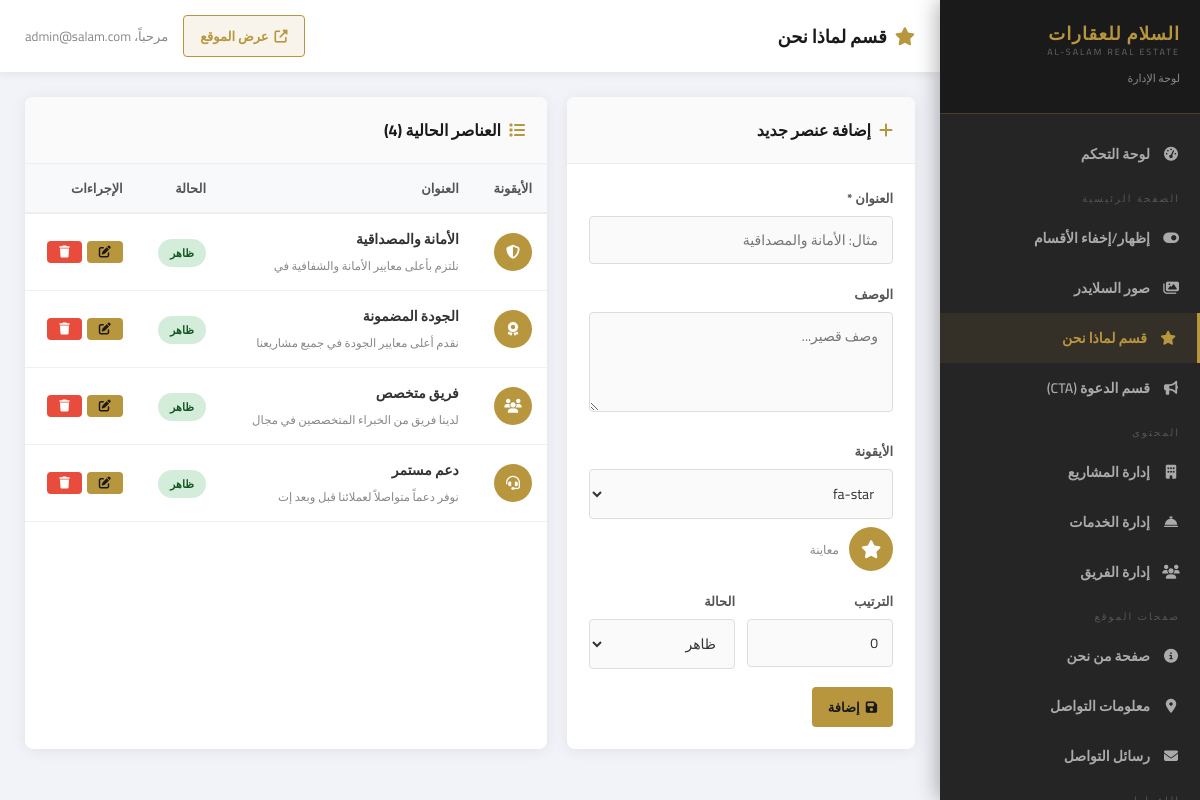
Screenshot of /admin/why-us.php (signed in) with the database file from the repository.
### tables this page shows
CREATE TABLE why_us_items (
    id INTEGER PRIMARY KEY AUTOINCREMENT,
    icon TEXT DEFAULT 'fa-star',
    title TEXT NOT NULL,
    description TEXT,
    order_by INTEGER DEFAULT 0,
    active INTEGER DEFAULT 1
);

### admin/why-us.php (the view, shortened to what this page needs)
<?php
require_once __DIR__ . '/../includes/admin-check.php';
$item = ['title'=>'','description'=>'','icon'=>'fa-star','order_by'=>0,'active'=>1];
$editing = false;
$icons = ['fa-shield-alt','fa-award','fa-users','fa-headset','fa-star','fa-check-circle','fa-gem','fa-heart','fa-handshake','fa-chart-line','fa-building','fa-home','fa-key','fa-lock','fa-thumbs-up','fa-trophy','fa-medal','fa-crown'];
$items = $pdo->query("SELECT * FROM why_us_items ORDER BY order_by ASC, id ASC")->fetchAll();
include __DIR__ . '/../includes/admin-header.php';
?>
<div style="display:grid;grid-template-columns:1fr 1.5fr;gap:20px;">
<div class="admin-card">
    <div class="admin-card-header">
        <h3><i class="fas fa-<?php echo $editing?'edit':'plus'; ?>"></i> <?php echo $editing?'تعديل عنصر':'إضافة عنصر جديد'; ?></h3>
    </div>
    <div class="admin-card-body">
        <form method="POST">
            <div class="form-mb">
                <label class="form-label">العنوان *</label>
                <input type="text" name="title" class="form-control" value="<?php echo htmlspecialchars($item['title']); ?>" placeholder="مثال: الأمانة والمصداقية" required>
            </div>
            <div class="form-mb">
                <label class="form-label">الوصف</label>
                <textarea name="description" class="form-control" rows="3" placeholder="وصف قصير..."><?php echo htmlspecialchars($item['description'] ?? ''); ?></textarea>
            </div>
            <div class="form-mb">
                <label class="form-label">الأيقونة</label>
                <select name="icon" class="form-control" id="wiSelect">
                    <?php foreach ($icons as $ico): ?>
                    <option value="<?php echo $ico; ?>" <?php echo ($item['icon']==$ico)?'selected':''; ?>><?php echo $ico; ?></option>
                    <?php endforeach; ?>
                </select>
                <div style="margin-top:8px;display:flex;align-items:center;gap:10px;">
                    <div id="wiIconPreview" style="width:44px;height:44px;background:var(--gold);border-radius:50%;display:flex;align-items:center;justify-content:center;">
                        <i class="fas <?php echo htmlspecialchars($item['icon']); ?>" style="color:white;font-size:18px;"></i>
                    </div>
                    <span style="font-size:12px;color:#888;">معاينة</span>
                </div>
            </div>
            <div style="display:grid;grid-template-columns:1fr 1fr;gap:12px;">
                <div class="form-mb">
                    <label class="form-label">الترتيب</label>
                    <input type="number" name="order_by" class="form-control" value="<?php echo $item['order_by']; ?>" min="0">
                </div>
                <div class="form-mb">
                    <label class="form-label">الحالة</label>
                    <select name="active" class="form-control">
                        <option value="1" <?php echo $item['active']?'selected':''; ?>>ظاهر</option>
                    </select>
                </div>
            </div>
            <button type="submit" class="btn btn-gold"><i class="fas fa-save"></i> <?php echo $editing?'تحديث':'إضافة'; ?></button>
        </form>
    </div>
</div>
<div class="admin-card">
    <div class="admin-card-header">
        <h3><i class="fas fa-list"></i> العناصر الحالية (<?php echo count($items); ?>)</h3>
    </div>
    <div class="admin-card-body" style="padding:0;">
        <?php if (empty($items)): ?>
        <div class="empty-state"><i class="fas fa-star"></i><p>لا توجد عناصر. أضف أول عنصر.</p></div>
        <?php else: ?>
        <table class="admin-table">
            <thead><tr><th>الأيقونة</th><th>العنوان</th><th>الحالة</th><th>الإجراءات</th></tr></thead>
            <tbody>
            <?php foreach ($items as $it): ?>
            <tr>
                <td><div style="width:38px;height:38px;background:var(--gold);border-radius:50%;display:flex;align-items:center;justify-content:center;"><i class="fas <?php echo htmlspecialchars($it['icon']); ?>" style="color:white;"></i></div></td>
                <td><strong><?php echo htmlspecialchars($it['title']); ?></strong><br><small style="color:#888;"><?php echo mb_substr(htmlspecialchars($it['description']??''),0,40); ?></small></td>
                <td><a href="?toggle=<?php echo $it['id']; ?>" class="badge <?php echo $it['active']?'badge-green':'badge-red'; ?>" style="text-decoration:none;"><?php echo $it['active']?'ظاهر':'مخفي'; ?></a></td>
                <td>
                    <div style="display:flex;gap:5px;">
                        <a href="?id=<?php echo $it['id']; ?>" class="btn btn-sm btn-gold"><i class="fas fa-edit"></i></a>
                        <a href="?delete=<?php echo $it['id']; ?>" class="btn btn-sm btn-red delete-btn"><i class="fas fa-trash"></i></a>
                    </div>
                </td>
            </tr>
            <?php endforeach; ?>
            </tbody>
        </table>
        <?php endif; ?>
    </div>
</div>
</div>
<?php include __DIR__ . '/../includes/admin-footer.php'; ?>

### assets/css/style.css (style rules this page uses)
:root { --gold: #b8963e; --gold-light: #d4a847; --gold-dark: #8c6e2a; --dark: #1a1a1a; --dark2: #252525; --dark3: #2f2f2f; --light: #f5f0e8; --white: #ffffff; --gray: #888; --gray-light: #f8f5f0; --text: #333; }
* { margin: 0; padding: 0; box-sizing: border-box; }
html { scroll-behavior: smooth; }
body { font-family: 'Cairo', 'Segoe UI', sans-serif; direction: rtl; color: var(--text); background: var(--white); overflow-x: hidden; }
a { text-decoration: none; color: inherit; transition: all 0.3s; }
.admin-body { background: #f1f3f8; min-height: 100vh; font-family: 'Cairo', sans-serif; direction: rtl; }
.admin-card { background: var(--white); border-radius: 8px; box-shadow: 0 2px 15px rgba(0,0,0,0.07); margin-bottom: 25px; overflow: hidden; }
.admin-card-header { padding: 18px 22px; border-bottom: 1px solid #eee; display: flex; align-items: center; justify-content: space-between; background: #fafafa; }
.admin-card-header h3 { font-size: 16px; font-weight: 700; color: var(--dark); display: flex; align-items: center; gap: 8px; }
.admin-card-header h3 i { color: var(--gold); }
.admin-card-body { padding: 22px; }
.admin-table { width: 100%; border-collapse: collapse; }
.admin-table th { background: #f8f9fa; padding: 12px 15px; font-size: 13px; font-weight: 700; color: #555; text-align: right; border-bottom: 2px solid #eee; }
.admin-table td { padding: 12px 15px; font-size: 14px; border-bottom: 1px solid #f0f0f0; vertical-align: middle; }
.badge { padding: 4px 12px; border-radius: 20px; font-size: 11px; font-weight: 700; }
.badge-green { background: #d4edda; color: #155724; }
.btn { padding: 8px 16px; border-radius: 4px; font-size: 13px; font-weight: 600; cursor: pointer; border: none; font-family: 'Cairo', sans-serif; transition: all 0.2s; display: inline-flex; align-items: center; gap: 6px; }
.btn-gold { background: var(--gold); color: var(--dark); }
.btn-red { background: #e74c3c; color: var(--white); }
.btn-sm { padding: 5px 12px; font-size: 12px; }
.form-label { display: block; margin-bottom: 6px; font-size: 13px; font-weight: 700; color: #555; }
.form-control { width: 100%; padding: 10px 14px; border: 1px solid #ddd; border-radius: 4px; font-size: 14px; font-family: 'Cairo', sans-serif; color: var(--text); background: #fafafa; transition: all 0.3s; }
textarea.form-control { resize: vertical; min-height: 100px; }
.form-mb { margin-bottom: 18px; }

### rows the page displays
why_us_items: title "الأمانة والمصداقية", description "نلتزم بأعلى معايير الأمانة والشفافية في", active "ظاهر"
why_us_items: title "الجودة المضمونة", description "نقدم أعلى معايير الجودة في جميع مشاريعنا", active "ظاهر"
why_us_items: title "فريق متخصص", description "لدينا فريق من الخبراء المتخصصين في مجال", active "ظاهر"
why_us_items: title "دعم مستمر", description "نوفر دعماً متواصلاً لعملائنا قبل وبعد إت", active "ظاهر"

### other values shown
$admin_title "قسم لماذا نحن"
$_SESSION['admin_email'] "admin@salam.com"
count($items) "4"
form field icon "fa-star"
